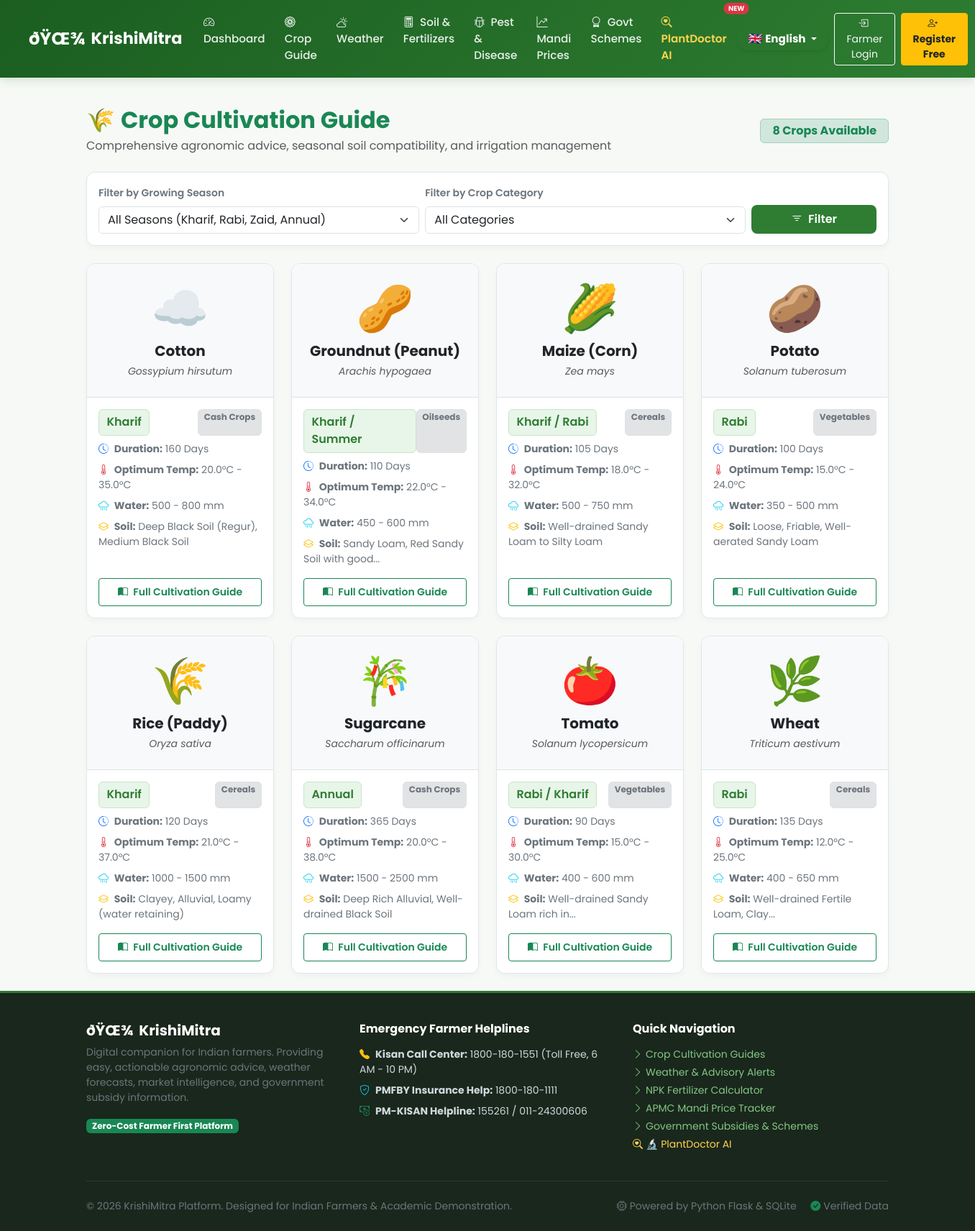
The app's page /crops/ with its own data.
### tables this page shows
CREATE TABLE crops (
    id INTEGER PRIMARY KEY AUTOINCREMENT,
    name TEXT NOT NULL,
    scientific_name TEXT,
    category TEXT NOT NULL,        -- Cereals, Pulses, Cash Crops, Oilseeds, Vegetables
    season TEXT NOT NULL,          -- Kharif, Rabi, Zaid
    suitable_soil TEXT NOT NULL,
    min_temp REAL NOT NULL,
    max_temp REAL NOT NULL,
    rainfall_mm TEXT NOT NULL,
    duration_days INTEGER NOT NULL,
    sowing_guide TEXT NOT NULL,
    irrigation_guide TEXT NOT NULL,
    fertilizer_guide TEXT NOT NULL,
    harvesting_guide TEXT NOT NULL,
    icon TEXT DEFAULT '🌾'
);

### app/routes/crops.py (the view)
@crops_bp.route('/')
def index():
    db = get_db()
    season = request.args.get('season', '').strip()
    category = request.args.get('category', '').strip()
    query = "SELECT * FROM crops WHERE 1=1"
    params = []
    if season:
        query += " AND season LIKE ?"
        params.append(f"%{season}%")
    if category:
        query += " AND category = ?"
        params.append(category)
    query += " ORDER BY name ASC"
    crops = db.execute(query, params).fetchall()
    return render_template('crops/index.html', crops=crops, selected_season=season, selected_category=category)

### app/database/db.py (called while the page is built, shortened)
def get_db():
    if 'db' not in g:
        db_url = current_app.config.get('DATABASE_URL') or os.environ.get('DATABASE_URL')
        db_path = current_app.config.get('DATABASE', 'krishimitra.db')
        conn = sqlite3.connect(db_path)
        conn.row_factory = sqlite3.Row
        g.db = conn
        g.db_backend = 'sqlite'
    return g.db

### app/translations/languages.py (called while the page is built)
def get_translation(key: str, lang: str = 'en') -> str:
    if not lang or lang not in SUPPORTED_LANGUAGES:
        lang = 'en'
    entry = TRANSLATIONS.get(key)
    if not entry:
        return key
    return entry.get(lang, entry.get('en', key))

### app/templates/crops/index.html (shortened to what this page needs)
{% extends "base.html" %}
{% block content %}
<div class="container py-4">
  <div class="d-flex flex-column flex-md-row justify-content-between align-items-md-center mb-4 gap-2">
    <div>
      <h2 class="fw-bold text-success mb-1">
        <span class="me-2">🌾</span>Crop Cultivation Guide
      </h2>
      <p class="text-muted mb-0">Comprehensive agronomic advice, seasonal soil compatibility, and irrigation management</p>
    </div>
    <span class="badge bg-success-subtle text-success border border-success-subtle px-3 py-2 fs-6">
      {{ crops|length }} Crops Available
    </span>
  </div>
  <div class="farm-card p-3 mb-4">
    <form method="GET" action="{{ url_for('crops.index') }}" class="row g-2 align-items-end">
      <div class="col-md-5">
        <label for="seasonSelect" class="form-label fw-semibold small text-secondary">Filter by Growing Season</label>
        <select class="form-select" id="seasonSelect" name="season">
          <option value="">All Seasons (Kharif, Rabi, Zaid, Annual)</option>
        </select>
      </div>
      <div class="col-md-5">
        <label for="categorySelect" class="form-label fw-semibold small text-secondary">Filter by Crop Category</label>
        <select class="form-select" id="categorySelect" name="category">
          <option value="">All Categories</option>
        </select>
      </div>
      <div class="col-md-2 d-flex gap-2">
        <button type="submit" class="btn btn-agri w-100 py-2">
          <i class="bi bi-filter me-1"></i> Filter
        </button>
      </div>
    </form>
  </div>
  {% if crops %}
    <div class="row g-4">
      {% for crop in crops %}
      <div class="col-md-6 col-lg-4 col-xl-3">
        <div class="farm-card h-100 d-flex flex-column">
          <div class="p-4 text-center bg-light border-bottom">
            <div class="display-3 mb-2">{{ crop['icon'] }}</div>
            <h5 class="fw-bold text-dark mb-1">{{ crop['name'] }}</h5>
            <small class="text-muted fst-italic">{{ crop['scientific_name'] }}</small>
          </div>
          <div class="p-3 flex-grow-1 d-flex flex-column justify-content-between">
            <div class="mb-3">
              <div class="d-flex justify-content-between mb-2">
                <span class="badge-crop">{{ crop['season'] }}</span>
                <span class="badge bg-secondary-subtle text-secondary border">{{ crop['category'] }}</span>
              </div>
              <div class="small text-secondary mb-2">
                <i class="bi bi-clock-history me-1 text-primary"></i> <strong>Duration:</strong> {{ crop['duration_days'] }} Days
              </div>
              <div class="small text-secondary mb-2">
                <i class="bi bi-thermometer-half me-1 text-danger"></i> <strong>Optimum Temp:</strong> {{ crop['min_temp'] }}°C - {{ crop['max_temp'] }}°C
              </div>
              <div class="small text-secondary mb-2">
                <i class="bi bi-cloud-rain me-1 text-info"></i> <strong>Water:</strong> {{ crop['rainfall_mm'] }}
              </div>
              <div class="small text-secondary">
                <i class="bi bi-layers me-1 text-warning"></i> <strong>Soil:</strong> {{ crop['suitable_soil']|truncate(40) }}
              </div>
            </div>
            <a href="{{ url_for('crops.detail', crop_id=crop['id']) }}" class="btn btn-outline-success btn-sm w-100 py-2 fw-semibold">
              <i class="bi bi-book-half me-1"></i> Full Cultivation Guide
            </a>
          </div>
        </div>
      </div>
      {% endfor %}
    </div>
  {% endif %}
</div>
{% endblock %}

### app/static/css/style.css (style rules this page uses)
body { top: 0px !important; }
:root { --primary-green: #2e7d32; --primary-dark: #1b5e20; --primary-light: #4caf50; --accent-gold: #f9a825; --earth-brown: #5d4037; --bg-light: #f7f9f6; --card-bg: #ffffff; --text-dark: #263238; --text-muted: #607d8b; --border-color: #e0e6ed; --success-color: #2e7d32; --warning-color: #ef6c00; --danger-color: #c62828; }
body { font-family: 'Poppins', -apple-system, BlinkMacSystemFont, "Segoe UI", Roboto, sans-serif; background-color: var(--bg-light); color: var(--text-dark); min-height: 100vh; display: flex; flex-direction: column; }
.farm-card { background: var(--card-bg); border: 1px solid var(--border-color); border-radius: 12px; box-shadow: 0 4px 10px rgba(0, 0, 0, 0.03); transition: transform 0.2s ease, box-shadow 0.2s ease; overflow: hidden; }
.btn-agri { background-color: var(--primary-green); color: #ffffff; font-weight: 600; border: none; border-radius: 8px; padding: 0.55rem 1.25rem; transition: background-color 0.2s; }
.badge-crop { background-color: #e8f5e9; color: #2e7d32; font-weight: 600; padding: 0.35rem 0.65rem; border-radius: 6px; border: 1px solid #c8e6c9; }

### records on screen
crops: icon "☁️", name "Cotton", scientific_name "Gossypium hirsutum", season "Kharif", category "Cash Crops", duration_days "160", min_temp "20.0", max_temp "35.0", rainfall_mm "500 - 800 mm", suitable_soil "Deep Black Soil (Regur), Medium Black Soil"
crops: icon "🥜", name "Groundnut (Peanut)", scientific_name "Arachis hypogaea", season "Kharif / Summer", category "Oilseeds", duration_days "110", min_temp "22.0", max_temp "34.0", rainfall_mm "450 - 600 mm", suitable_soil "Sandy Loam, Red Sandy Soil with good..."
crops: icon "🌽", name "Maize (Corn)", scientific_name "Zea mays", season "Kharif / Rabi", category "Cereals", duration_days "105", min_temp "18.0", max_temp "32.0", rainfall_mm "500 - 750 mm", suitable_soil "Well-drained Sandy Loam to Silty Loam"
crops: icon "🥔", name "Potato", scientific_name "Solanum tuberosum", season "Rabi", category "Vegetables", duration_days "100", min_temp "15.0", max_temp "24.0", rainfall_mm "350 - 500 mm", suitable_soil "Loose, Friable, Well-aerated Sandy Loam"
crops: icon "🌾", name "Rice (Paddy)", scientific_name "Oryza sativa", season "Kharif", category "Cereals", duration_days "120", min_temp "21.0", max_temp "37.0", rainfall_mm "1000 - 1500 mm", suitable_soil "Clayey, Alluvial, Loamy (water retaining)"
crops: icon "🎋", name "Sugarcane", scientific_name "Saccharum officinarum", season "Annual", category "Cash Crops", duration_days "365", min_temp "20.0", max_temp "38.0", rainfall_mm "1500 - 2500 mm", suitable_soil "Deep Rich Alluvial, Well-drained Black Soil"
crops: icon "🍅", name "Tomato", scientific_name "Solanum lycopersicum", season "Rabi / Kharif", category "Vegetables", duration_days "90", min_temp "15.0", max_temp "30.0", rainfall_mm "400 - 600 mm", suitable_soil "Well-drained Sandy Loam rich in..."
crops: icon "🌿", name "Wheat", scientific_name "Triticum aestivum", season "Rabi", category "Cereals", duration_days "135", min_temp "12.0", max_temp "25.0", rainfall_mm "400 - 650 mm", suitable_soil "Well-drained Fertile Loam, Clay..."

### other values on screen
{{ t('nav_dashboard') }} "Dashboard"
{{ t('nav_crops') }} "Crop Guide"
{{ t('nav_weather') }} "Weather"
{{ t('nav_soil') }} "Soil & Fertilizers"
{{ t('nav_diseases') }} "Pest & Disease"
{{ t('nav_market') }} "Mandi Prices"
{{ t('nav_schemes') }} "Govt Schemes"
{{ t('nav_plantdoctor') }} "PlantDoctor AI"
{{ t('nav_login') }} "Farmer Login"
{{ t('nav_register') }} "Register Free"
{{ crops|length }} "8"
